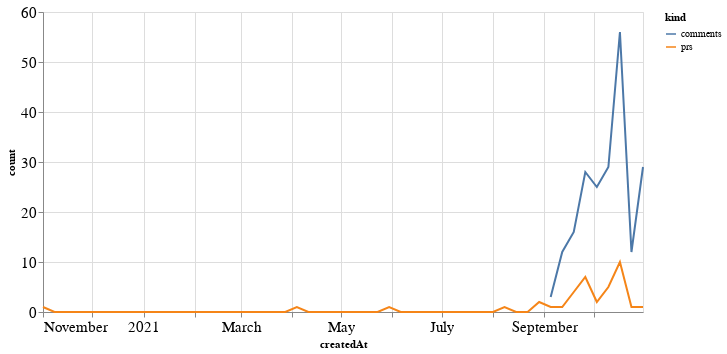

Notebook code cell kept with this figure:
### Code cell
alt.Chart(total_time, width=600).mark_line().encode(
    x='createdAt',
    y='count',
    color='kind'
)

### Figure 1 — Vega-Lite specification as saved in the notebook (floating-point values rounded to 4 significant figures)
{"config": {"axisLeft": {"labelFontSize": 15}, "axisBottom": {"labelFontSize": 15}}, "data": {"name": "data-300081de037dc0b05b729d75757a8271"}, "mark": "line", "encoding": {"color": {"type": "nominal", "field": "kind"}, "x": {"type": "temporal", "field": "createdAt"}, "y": {"type": "quantitative", "field": "count"}}, "width": 600, "$schema": "https://vega.github.io/schema/vega-lite/v4.8.1.json", "datasets": {"data-300081de037dc0b05b729d75757a8271": [{"createdAt": "2020-11-01T00:00:00", "kind": "prs", "count": 1.0}, {"createdAt": "2020-11-08T00:00:00", "kind": "prs", "count": 0.0}, {"createdAt": "2020-11-15T00:00:00", "kind": "prs", "count": 0.0}, {"createdAt": "2020-11-22T00:00:00", "kind": "prs", "count": 0.0}, {"createdAt": "2020-11-29T00:00:00", "kind": "prs", "count": 0.0}, {"createdAt": "2020-12-06T00:00:00", "kind": "prs", "count": 0.0}, {"createdAt": "2020-12-13T00:00:00", "kind": "prs", "count": 0.0}, {"createdAt": "2020-12-20T00:00:00", "kind": "prs", "count": 0.0}, {"createdAt": "2020-12-27T00:00:00", "kind": "prs", "count": 0.0}, {"createdAt": "2021-01-03T00:00:00", "kind": "prs", "count": 0.0}, {"createdAt": "2021-01-10T00:00:00", "kind": "prs", "count": 0.0}, {"createdAt": "2021-01-17T00:00:00", "kind": "prs", "count": 0.0}, {"createdAt": "2021-01-24T00:00:00", "kind": "prs", "count": 0.0}, {"createdAt": "2021-01-31T00:00:00", "kind": "prs", "count": 0.0}, {"createdAt": "2021-02-07T00:00:00", "kind": "prs", "count": 0.0}, {"createdAt": "2021-02-14T00:00:00", "kind": "prs", "count": 0.0}, {"createdAt": "2021-02-21T00:00:00", "kind": "prs", "count": 0.0}, {"createdAt": "2021-02-28T00:00:00", "kind": "prs", "count": 0.0}, {"createdAt": "2021-03-07T00:00:00", "kind": "prs", "count": 0.0}, {"createdAt": "2021-03-14T00:00:00", "kind": "prs", "count": 0.0}, {"createdAt": "2021-03-21T00:00:00", "kind": "prs", "count": 0.0}, {"createdAt": "2021-03-28T00:00:00", "kind": "prs", "count": 0.0}, {"createdAt": "2021-04-04T00:00:00", "kind": "prs", "count": 1.0}, {"createdAt": "2021-04-11T00:00:00", "kind": "prs", "count": 0.0}, {"createdAt": "2021-04-18T00:00:00", "kind": "prs", "count": 0.0}, {"createdAt": "2021-04-25T00:00:00", "kind": "prs", "count": 0.0}, {"createdAt": "2021-05-02T00:00:00", "kind": "prs", "count": 0.0}, {"createdAt": "2021-05-09T00:00:00", "kind": "prs", "count": 0.0}, {"createdAt": "2021-05-16T00:00:00", "kind": "prs", "count": 0.0}, {"createdAt": "2021-05-23T00:00:00", "kind": "prs", "count": 0.0}, {"createdAt": "2021-05-30T00:00:00", "kind": "prs", "count": 1.0}, {"createdAt": "2021-06-06T00:00:00", "kind": "prs", "count": 0.0}, {"createdAt": "2021-06-13T00:00:00", "kind": "prs", "count": 0.0}, {"createdAt": "2021-06-20T00:00:00", "kind": "prs", "count": 0.0}, {"createdAt": "2021-06-27T00:00:00", "kind": "prs", "count": 0.0}, {"createdAt": "2021-07-04T00:00:00", "kind": "prs", "count": 0.0}, {"createdAt": "2021-07-11T00:00:00", "kind": "prs", "count": 0.0}, {"createdAt": "2021-07-18T00:00:00", "kind": "prs", "count": 0.0}, {"createdAt": "2021-07-25T00:00:00", "kind": "prs", "count": 0.0}, {"createdAt": "2021-08-01T00:00:00", "kind": "prs", "count": 0.0}, {"createdAt": "2021-08-08T00:00:00", "kind": "prs", "count": 1.0}, {"createdAt": "2021-08-15T00:00:00", "kind": "prs", "count": 0.0}, {"createdAt": "2021-08-22T00:00:00", "kind": "prs", "count": 0.0}, {"createdAt": "2021-08-29T00:00:00", "kind": "prs", "count": 2.0}, {"createdAt": "2021-09-05T00:00:00", "kind": "prs", "count": 1.0}, {"createdAt": "2021-09-12T00:00:00", "kind": "prs", "count": 1.0}, {"createdAt": "2021-09-19T00:00:00", "kind": "prs", "count": 4.0}, {"createdAt": "2021-09-26T00:00:00", "kind": "prs", "count": 7.0}, {"createdAt": "2021-10-03T00:00:00", "kind": "prs", "count": 2.0}, {"createdAt": "2021-10-10T00:00:00", "kind": "prs", "count": 5.0}, {"createdAt": "2021-10-17T00:00:00", "kind": "prs", "count": 10.0}, {"createdAt": "2021-10-24T00:00:00", "kind": "prs", "count": 1.0}, {"createdAt": "2021-10-31T00:00:00", "kind": "prs", "count": 1.0}, {"createdAt": "2020-11-01T00:00:00", "kind": "comments", "count": null}, {"createdAt": "2020-11-08T00:00:00", "kind": "comments", "count": null}, {"createdAt": "2020-11-15T00:00:00", "kind": "comments", "count": null}, {"createdAt": "2020-11-22T00:00:00", "kind": "comments", "count": null}, {"createdAt": "2020-11-29T00:00:00", "kind": "comments", "count": null}, {"createdAt": "2020-12-06T00:00:00", "kind": "comments", "count": null}, {"createdAt": "2020-12-13T00:00:00", "kind": "comments", "count": null}, {"createdAt": "2020-12-20T00:00:00", "kind": "comments", "count": null}, {"createdAt": "2020-12-27T00:00:00", "kind": "comments", "count": null}, {"createdAt": "2021-01-03T00:00:00", "kind": "comments", "count": null}, {"createdAt": "2021-01-10T00:00:00", "kind": "comments", "count": null}, {"createdAt": "2021-01-17T00:00:00", "kind": "comments", "count": null}, {"createdAt": "2021-01-24T00:00:00", "kind": "comments", "count": null}, {"createdAt": "2021-01-31T00:00:00", "kind": "comments", "count": null}, {"createdAt": "2021-02-07T00:00:00", "kind": "comments", "count": null}, {"createdAt": "2021-02-14T00:00:00", "kind": "comments", "count": null}, {"createdAt": "2021-02-21T00:00:00", "kind": "comments", "count": null}, {"createdAt": "2021-02-28T00:00:00", "kind": "comments", "count": null}, {"createdAt": "2021-03-07T00:00:00", "kind": "comments", "count": null}, {"createdAt": "2021-03-14T00:00:00", "kind": "comments", "count": null}, {"createdAt": "2021-03-21T00:00:00", "kind": "comments", "count": null}, {"createdAt": "2021-03-28T00:00:00", "kind": "comments", "count": null}, {"createdAt": "2021-04-04T00:00:00", "kind": "comments", "count": null}, {"createdAt": "2021-04-11T00:00:00", "kind": "comments", "count": null}, {"createdAt": "2021-04-18T00:00:00", "kind": "comments", "count": null}, {"createdAt": "2021-04-25T00:00:00", "kind": "comments", "count": null}, {"createdAt": "2021-05-02T00:00:00", "kind": "comments", "count": null}, {"createdAt": "2021-05-09T00:00:00", "kind": "comments", "count": null}, {"createdAt": "2021-05-16T00:00:00", "kind": "comments", "count": null}, {"createdAt": "2021-05-23T00:00:00", "kind": "comments", "count": null}, {"createdAt": "2021-05-30T00:00:00", "kind": "comments", "count": null}, {"createdAt": "2021-06-06T00:00:00", "kind": "comments", "count": null}, {"createdAt": "2021-06-13T00:00:00", "kind": "comments", "count": null}, {"createdAt": "2021-06-20T00:00:00", "kind": "comments", "count": null}, {"createdAt": "2021-06-27T00:00:00", "kind": "comments", "count": null}, {"createdAt": "2021-07-04T00:00:00", "kind": "comments", "count": null}, {"createdAt": "2021-07-11T00:00:00", "kind": "comments", "count": null}, {"createdAt": "2021-07-18T00:00:00", "kind": "comments", "count": null}, {"createdAt": "2021-07-25T00:00:00", "kind": "comments", "count": null}, {"createdAt": "2021-08-01T00:00:00", "kind": "comments", "count": null}, {"createdAt": "2021-08-08T00:00:00", "kind": "comments", "count": null}, {"createdAt": "2021-08-15T00:00:00", "kind": "comments", "count": null}, {"createdAt": "2021-08-22T00:00:00", "kind": "comments", "count": null}, {"createdAt": "2021-08-29T00:00:00", "kind": "comments", "count": null}, {"createdAt": "2021-09-05T00:00:00", "kind": "comments", "count": 3.0}, {"createdAt": "2021-09-12T00:00:00", "kind": "comments", "count": 12.0}, {"createdAt": "2021-09-19T00:00:00", "kind": "comments", "count": 16.0}, {"createdAt": "2021-09-26T00:00:00", "kind": "comments", "count": 28.0}, {"createdAt": "2021-10-03T00:00:00", "kind": "comments", "count": 25.0}, {"createdAt": "2021-10-10T00:00:00", "kind": "comments", "count": 29.0}, {"createdAt": "2021-10-17T00:00:00", "kind": "comments", "count": 56.0}, {"createdAt": "2021-10-24T00:00:00", "kind": "comments", "count": 12.0}, {"createdAt": "2021-10-31T00:00:00", "kind": "comments", "count": 29.0}]}}
